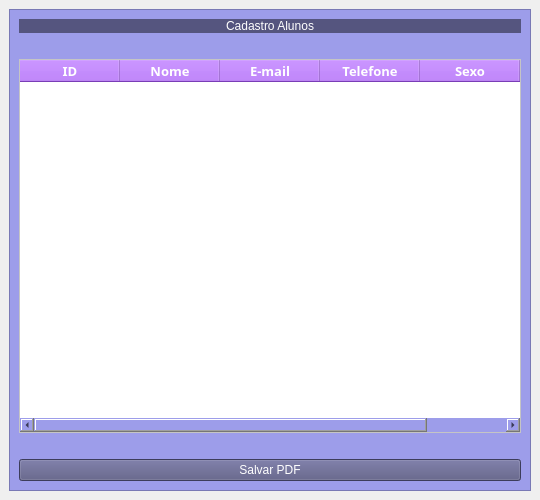
<?xml version="1.0" encoding="UTF-8"?>
<ui version="4.0">
 <class>MainWindow</class>
 <widget class="QMainWindow" name="MainWindow">
  <property name="geometry">
   <rect>
    <x>0</x>
    <y>0</y>
    <width>540</width>
    <height>500</height>
   </rect>
  </property>
  <property name="windowTitle">
   <string>MainWindow</string>
  </property>
  <widget class="QWidget" name="centralwidget">
   <layout class="QVBoxLayout" name="verticalLayout">
    <item>
     <widget class="QFrame" name="frame">
      <property name="styleSheet">
       <string notr="true">background-color: rgb(157, 157, 234);</string>
      </property>
      <property name="frameShape">
       <enum>QFrame::StyledPanel</enum>
      </property>
      <property name="frameShadow">
       <enum>QFrame::Raised</enum>
      </property>
      <layout class="QGridLayout" name="gridLayout">
       <item row="4" column="0">
        <spacer name="horizontalSpacer_2">
         <property name="orientation">
          <enum>Qt::Horizontal</enum>
         </property>
         <property name="sizeHint" stdset="0">
          <size>
           <width>40</width>
           <height>20</height>
          </size>
         </property>
        </spacer>
       </item>
       <item row="1" column="0">
        <spacer name="horizontalSpacer">
         <property name="orientation">
          <enum>Qt::Horizontal</enum>
         </property>
         <property name="sizeHint" stdset="0">
          <size>
           <width>40</width>
           <height>20</height>
          </size>
         </property>
        </spacer>
       </item>
       <item row="5" column="0">
        <widget class="QPushButton" name="botaoSalvarPDF">
         <property name="styleSheet">
          <string notr="true">QPushButton {
	font: 63 10pt &quot;Segoe UI Semibold&quot;;
	background-color: rgb(85, 85, 127);
	color: rgb(255, 255, 255);
}
QPushButton:hover {
	background-color: rgb(74, 74, 111);
}</string>
         </property>
         <property name="text">
          <string>Salvar PDF</string>
         </property>
        </widget>
       </item>
       <item row="0" column="0">
        <widget class="QLabel" name="tituloCadastroAlunos">
         <property name="styleSheet">
          <string notr="true">font: 63 16pt &quot;Segoe UI Semibold&quot;;
background-color: rgb(85, 85, 127);
color: rgb(255, 255, 255);</string>
         </property>
         <property name="text">
          <string>Cadastro Alunos</string>
         </property>
         <property name="alignment">
          <set>Qt::AlignCenter</set>
         </property>
        </widget>
       </item>
       <item row="2" column="0">
        <widget class="QTableWidget" name="tabelaCadastro">
         <property name="minimumSize">
          <size>
           <width>502</width>
           <height>0</height>
          </size>
         </property>
         <property name="maximumSize">
          <size>
           <width>502</width>
           <height>16777215</height>
          </size>
         </property>
         <property name="styleSheet">
          <string notr="true">QTableWidget {
	background-color: rgb(255, 255, 255);
}

QHeaderView::section {
	background-color: rgb(170, 85, 255);
	color: rgb(255, 255, 255);
}</string>
         </property>
         <column>
          <property name="text">
           <string>ID</string>
          </property>
          <property name="font">
           <font>
            <family>Segoe UI Semibold</family>
            <pointsize>10</pointsize>
            <weight>75</weight>
            <bold>true</bold>
           </font>
          </property>
         </column>
         <column>
          <property name="text">
           <string>Nome</string>
          </property>
          <property name="font">
           <font>
            <family>Segoe UI Semibold</family>
            <pointsize>10</pointsize>
            <weight>75</weight>
            <bold>true</bold>
           </font>
          </property>
         </column>
         <column>
          <property name="text">
           <string>E-mail</string>
          </property>
          <property name="font">
           <font>
            <family>Segoe UI Semibold</family>
            <pointsize>10</pointsize>
            <weight>75</weight>
            <bold>true</bold>
           </font>
          </property>
         </column>
         <column>
          <property name="text">
           <string>Telefone</string>
          </property>
          <property name="font">
           <font>
            <family>Segoe UI Semibold</family>
            <pointsize>10</pointsize>
            <weight>75</weight>
            <bold>true</bold>
           </font>
          </property>
         </column>
         <column>
          <property name="text">
           <string>Sexo</string>
          </property>
          <property name="font">
           <font>
            <family>Segoe UI Semibold</family>
            <pointsize>10</pointsize>
            <weight>75</weight>
            <bold>true</bold>
           </font>
          </property>
         </column>
         <column>
          <property name="text">
           <string>Data</string>
          </property>
          <property name="font">
           <font>
            <family>Segoe UI Semibold</family>
            <pointsize>10</pointsize>
            <weight>75</weight>
            <bold>true</bold>
           </font>
          </property>
         </column>
        </widget>
       </item>
      </layout>
      <zorder>tabelaCadastro</zorder>
      <zorder>tituloCadastroAlunos</zorder>
      <zorder>botaoSalvarPDF</zorder>
      <zorder>horizontalSpacer</zorder>
      <zorder>horizontalSpacer_2</zorder>
     </widget>
    </item>
   </layout>
  </widget>
 </widget>
 <resources/>
 <connections/>
</ui>
